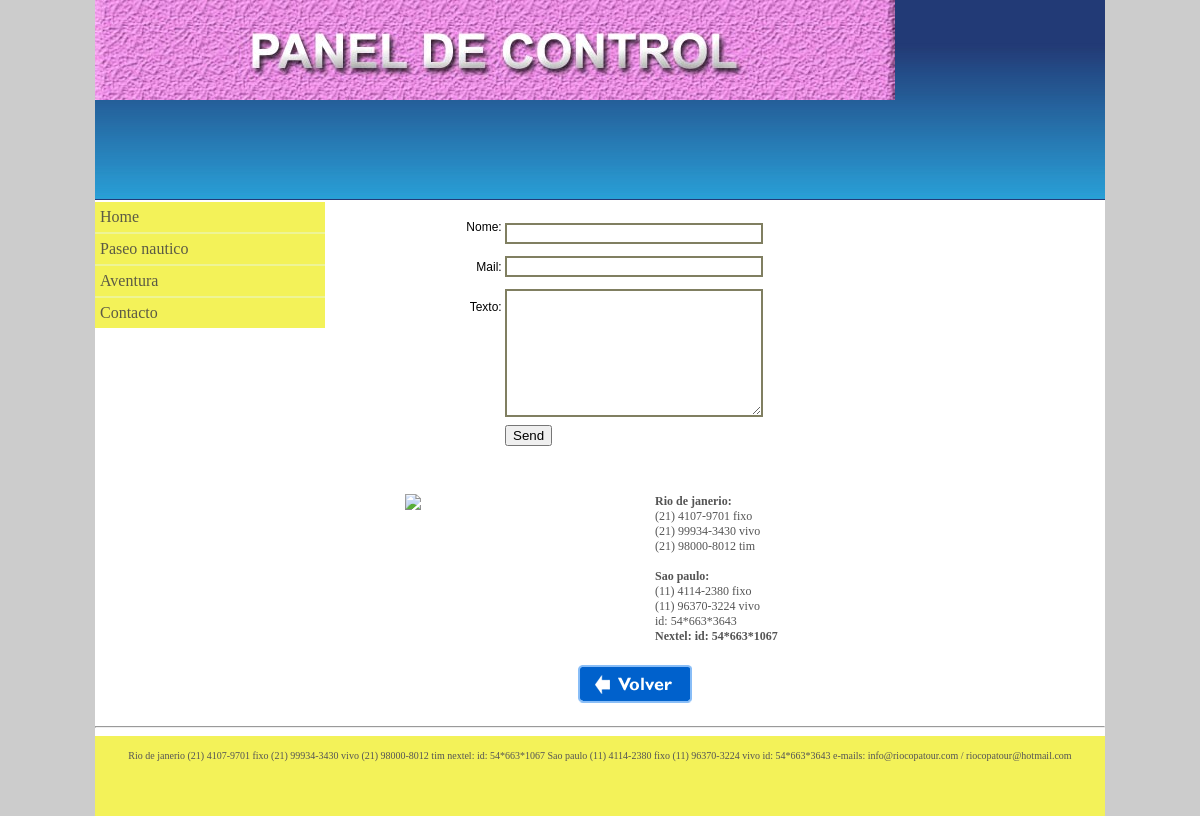
The page /contacto.php on the database its author committed.
### tables this page shows
CREATE TABLE IF NOT EXISTS `subcategoria_1` (
  `clave` smallint(4) unsigned NOT NULL auto_increment,
  `clave_categoria_s1` tinyint(5) unsigned default NULL,
  `nombre_sub1` char(100) default NULL,
  `foto_sub1` char(100) default NULL,
  `texto_sub1` text,
  `publica_sub1` char(3) default NULL,
  PRIMARY KEY  (`clave`),
  KEY `clave` (`clave`,`nombre_sub1`,`foto_sub1`)
);

### botonera.inc.php (the view)
<div style="width:230px;background-color:#eef496">
<?php
$sql = mysql_query("select * from subcategoria_1 where clave_categoria_s1 = '1' order by clave asc");
$cta = mysql_num_rows($sql);
echo "<a href='index1.php' style='color:#5b5a45'><div class='boton' >Home</div></a>";
for($d=1;$d<=$cta;$d++){
$lee = mysql_fetch_assoc($sql);
echo "<a href='categoria.php?id=$lee[clave]' style='color:#5b5a45'><div class='boton'>".ucfirst($lee["nombre_sub1"])."</div></a>";
}
echo "<a href='contacto.php' style='color:#5b5a45'><div class='boton' >Contacto</div></a>";
?>
</div>

### hoja.css (style rules this page uses)
body { margin-top:0px; margin-bottom:0px; margin-left:0px; margin-right:0px; font-family:verdana; color:#555555; background-color:#cccccc; }
a { text-decoration:none; }
.boton { height:20px; line-height:20px; background-color:#f3f259; color:#5b5a45; padding:5px; width:220px; margin-bottom:2px; margin-top:2px; }

### rows shown on the page
subcategoria_1: nombre_sub1 "Paseo nautico"
subcategoria_1: nombre_sub1 "Aventura"
